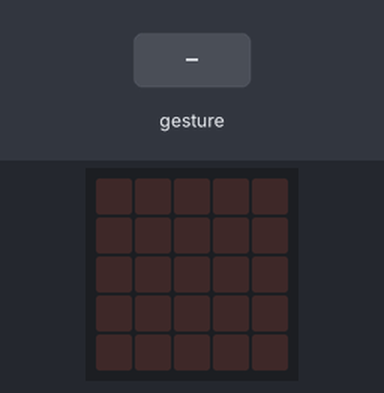
A program run on a simulated BBC micro:bit (MakeCode). On the bench: the board's 5×5 LED display. Inputs (shaded band) come from the test bench. A tilt is held for 1.5 s and a shake lasts 1 s, then the board lies face up again.

Above: at 1.2 s.
1.3 s: gesture 'tilt left'
At 1.6 s:
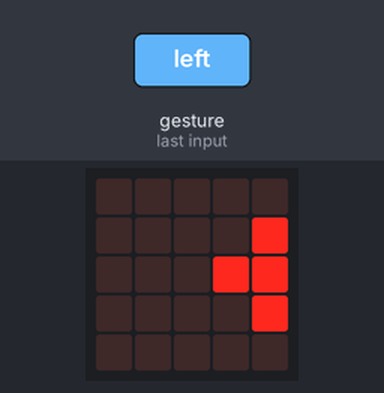
At 6.6 s:
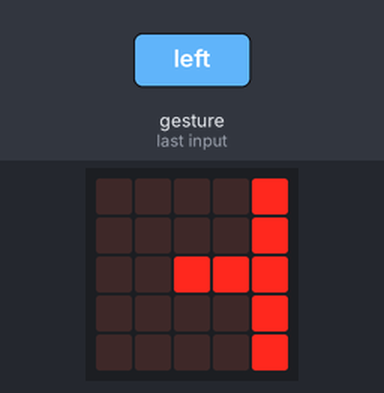
Timing chart, 0 to 8.1 s (numbered marks = the images above; inputs shaded):
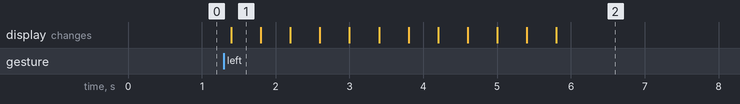

Measured:
- after the input at 1.3 s, the display: changes after 0.10 s (image 1)
- what the display in image 1 shows lasts 0.4 s, from 1.4 s to 1.8 s

The program:

main.ts
```typescript
input.onGesture(Gesture.TiltLeft, function () {
    basic.showLeds(`
        . . . . .
        . . . . #
        . . . # #
        . . . . #
        . . . . .
        `)
    basic.showLeds(`
        . . . # .
        . . # # .
        . # # # #
        . . # # .
        . . . # .
        `)
    basic.showLeds(`
        . # . . .
        # # . . .
        # # # # .
        # # . . .
        . # . . .
        `)
    basic.showLeds(`
        # . . . .
        # . . . .
        # # # . .
        # . . . .
        # . . . .
        `)
    basic.showLeds(`
        . . . . .
        . . . . .
        . . . . .
        . . # . .
        . # # # .
        `)
    basic.showLeds(`
        . . . . .
        . . # . .
        . # # # .
        # # # # #
        . . # . .
        `)
    basic.showLeds(`
        . # # # .
        # # # # #
        . . # . .
        . . # . .
        . . . . .
        `)
    basic.showLeds(`
        . . # . .
        . . # . .
        . . . . .
        . . . . .
        . . . . .
        `)
    basic.showLeds(`
        . . . . .
        # . . . .
        # # . . .
        # . . . .
        . . . . .
        `)
    basic.showLeds(`
        . # . . .
        . # # . .
        # # # # .
        . # # . .
        . # . . .
        `)
    basic.showLeds(`
        . . . # .
        . . . # #
        . # # # #
        . . . # #
        . . . # .
        `)
    basic.showLeds(`
        . . . . #
        . . . . #
        . . # # #
        . . . . #
        . . . . #
        `)
})
basic.forever(function () {

})
```

test.ts
```typescript
// aquí va el archivo "tests"; esto no se compilará cuando este paquete se utilice como una extensión.
```
